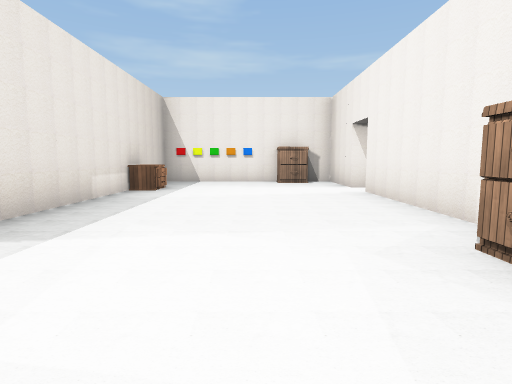
view 1 (above)

13 first-person views from a walk through a Unity game level. The camera is 1.3 m above the floor, tilts 6° down and sees 80° across. The floor is counted in squares, 2 m on a side. Each view is taken from the middle of a square. On the plan, view 1 faces up. The plan holds only what a view shows up to about 10 squares ahead; the rest is blank. The player character is not drawn. Door leaves are left out, so doorways stand open. Some surface patterns are stand-ins.

view 2
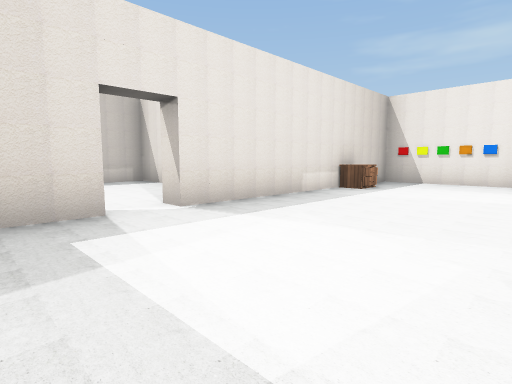

view 3
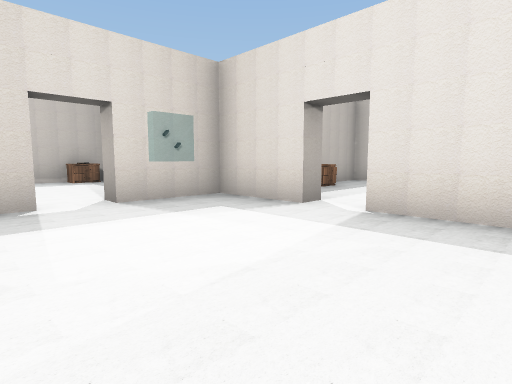

view 4
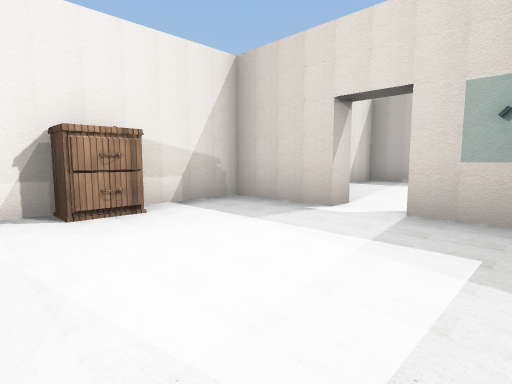

view 5
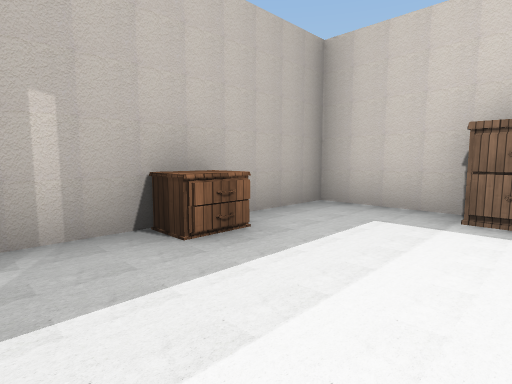

view 6
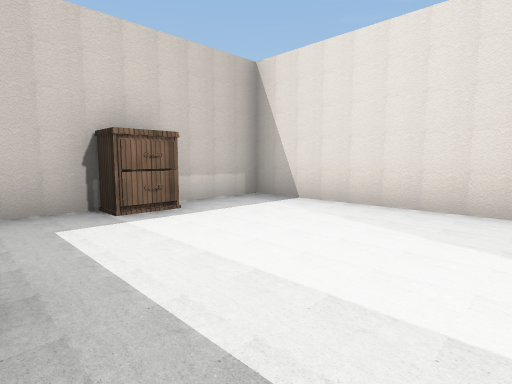

view 7
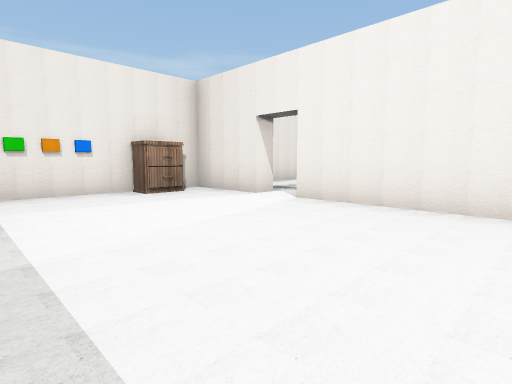

view 8
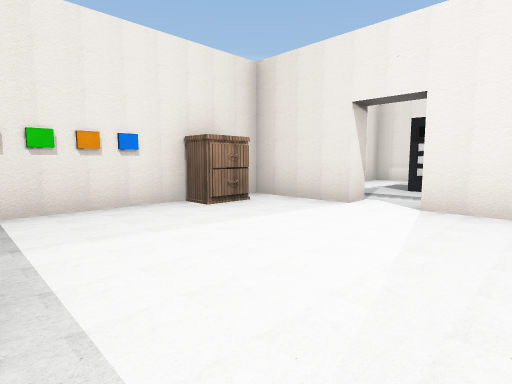

view 9
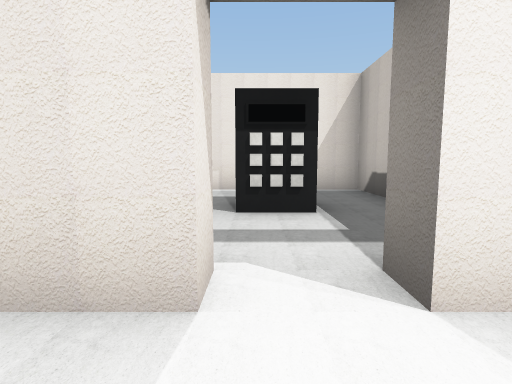

view 10
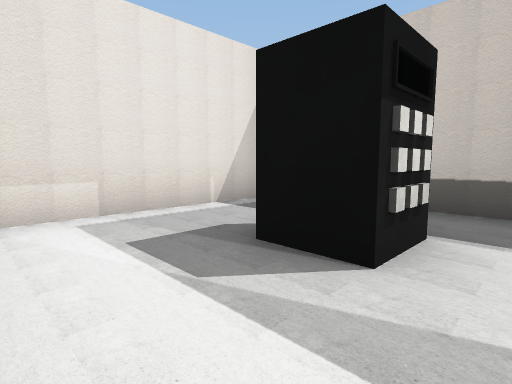

view 11
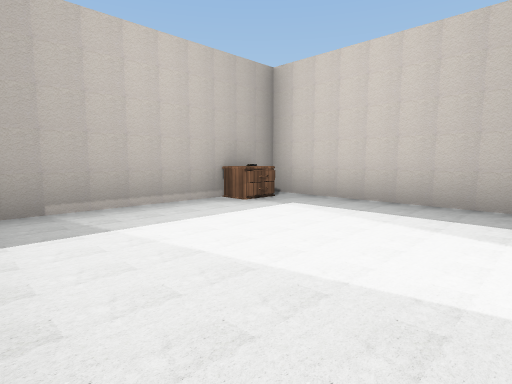

view 12
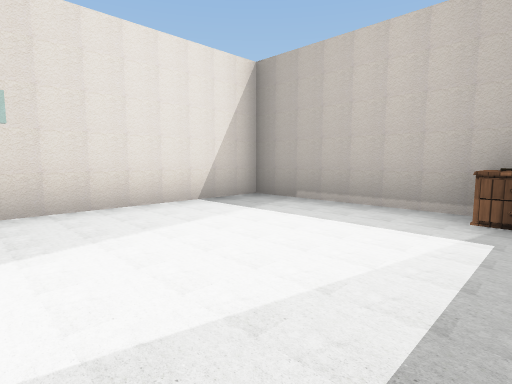

view 13
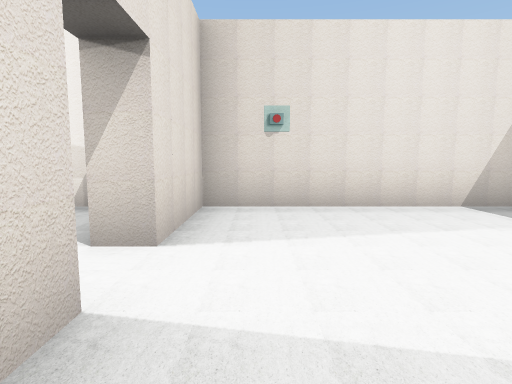

### Floor plan
Ten units are one square. View 1 is at (0, 0); x grows to the right and y downward. Boxes are objects, and circles mark ways between rooms. Rooms are numbered by the first view taken in them; rooms with no view inside come last. Other rooms are left out.
<svg viewBox="-90 -100 172 170">
<path fill="none" stroke="#000" d="M23 -30 23 -62 28 -62M-27 -13 -27 7 -8 7M28 -72 23 -72 23 -92 -27 -92 -27 -23M2 7 23 7 23 -11M-42 -43 -82 -43 -82 7 -41 7M42 -47 77 -47 77 -92 49 -92M-8 13 -12 13M-27 24 -27 62 23 62 23 13 2 13"/>
<rect x="-25" y="-75" width="10" height="10" fill="#bbb"><title>cabinet</title></rect>
<rect x="5" y="-95" width="10" height="10" fill="#bbb"><title>cabinet</title></rect>
<rect x="15" y="-25" width="10" height="10" fill="#bbb"><title>cabinet</title></rect>
<rect x="-85" y="-25" width="10" height="10" fill="#bbb"><title>cabinet</title></rect>
<rect x="-65" y="-5" width="10" height="10" fill="#bbb"><title>cabinet</title></rect>
<rect x="45" y="-75" width="10" height="10" fill="#bbb"><title>other object</title></rect>
<rect x="-25" y="55" width="10" height="10" fill="#bbb"><title>cabinet</title></rect>
<circle cx="-30" cy="-20" r="3" fill="#2a7"/>
<circle cx="25" cy="-70" r="3" fill="#2a7"/>
<circle cx="0" cy="10" r="3" fill="#2a7"/>
<text x="0" y="-40">1</text>
<text x="-60" y="-20">2</text>
<text x="50" y="-70">3</text>
<text x="0" y="40">4</text>
</svg>
Room 1 opens to room 2. Room 1 opens to room 3. Room 1 opens to room 4.

Where each view was taken, in squares from view 1:
view 1: 0 up, 0 right, facing up
view 2: 0 up, 1 right, facing up-left
view 3: 4 up, 1 right, facing down-left
view 4: 3 up, 2 left, facing down-right
view 5: 2 up, 4 left, facing down-left
view 6: 0 up, 4 left, facing up-left
view 7: 3 up, 2 left, facing up-right
view 8: 5 up, 2 left, facing up-right
view 9: 7 up, 1 right, facing right
view 10: 9 up, 4 right, facing down-right
view 11: 2 down, 2 right, facing down-left
view 12: 2 down, 2 left, facing down-right
view 13: 2 down, 2 left, facing right
